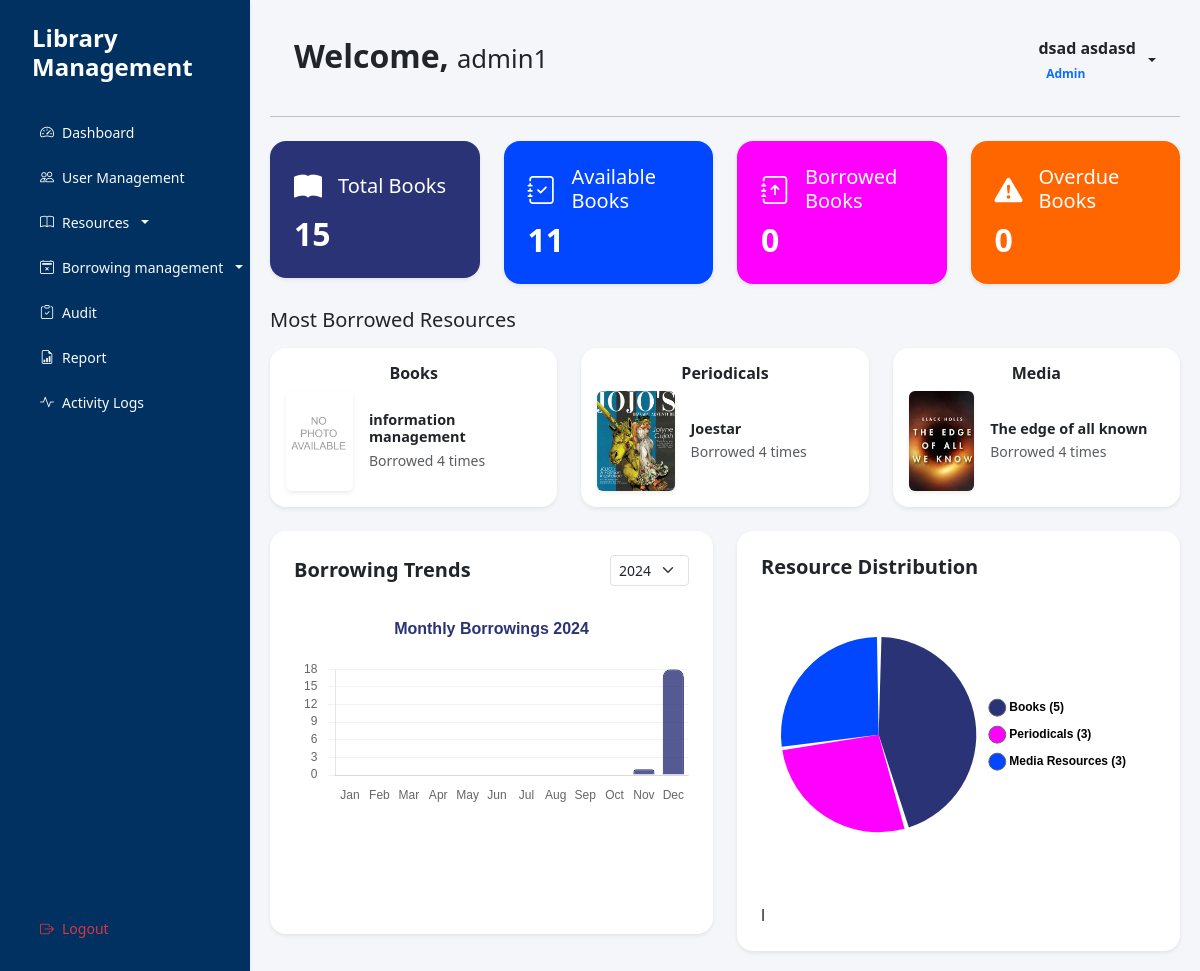
Page /interface/dashboard.php (signed in) on the earlier database version.
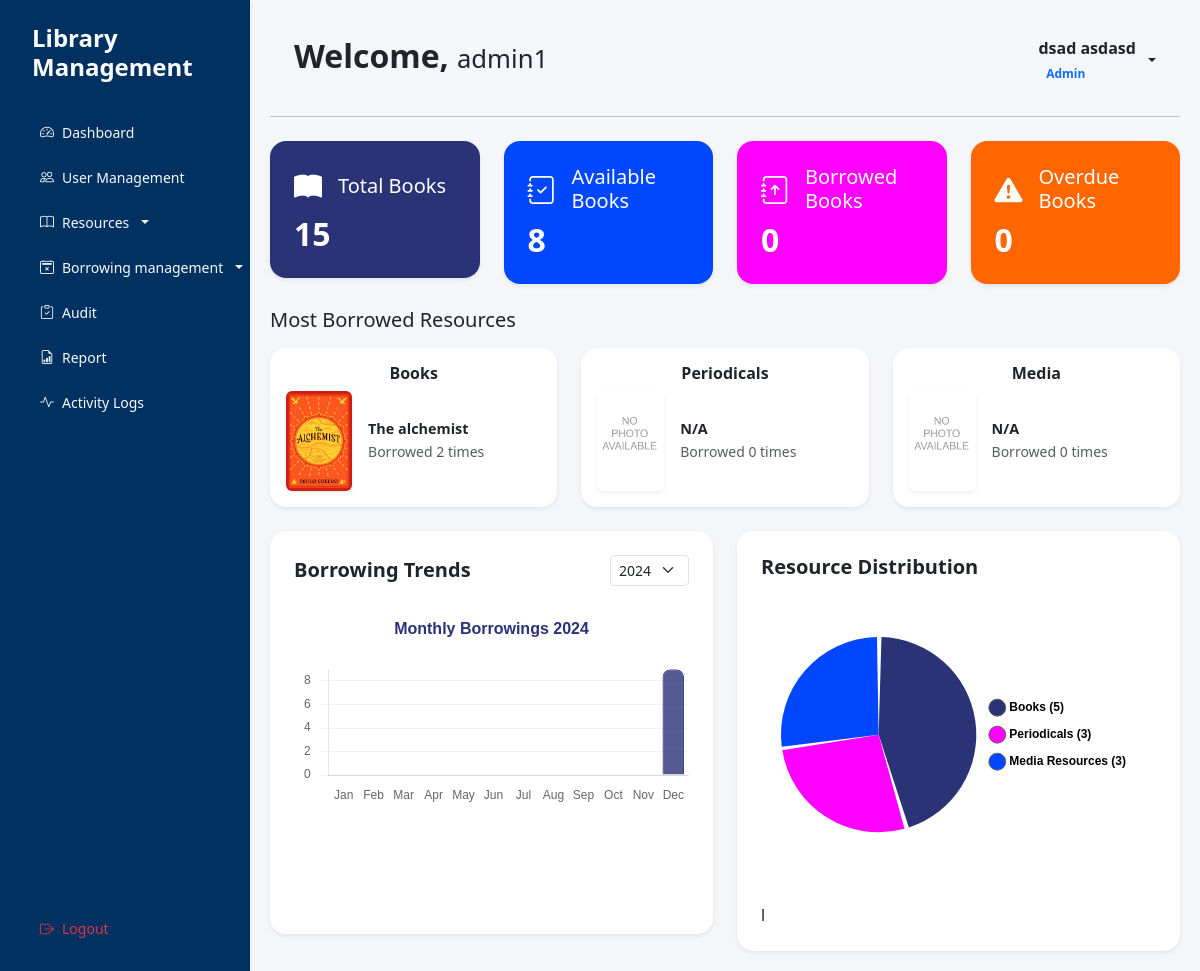
Same page on the later database version.
### tables this page shows
CREATE TABLE `library_resources` (
  `resource_id` int(11) NOT NULL,
  `title` varchar(255) NOT NULL,
  `accession_number` varchar(20) NOT NULL,
  `category` enum('book','periodical','media') NOT NULL,
  `status` enum('available','borrowed','maintenance') DEFAULT 'available',
  `created_at` timestamp NOT NULL DEFAULT current_timestamp(),
  `updated_at` timestamp NOT NULL DEFAULT current_timestamp() ON UPDATE current_timestamp(),
  `cover_image` varchar(255) DEFAULT NULL
);

### includes/most_borrowed_resources.php (the view, shortened to what the changed rows need)
<?php if ($_SESSION['role'] === 'admin' || $_SESSION['role'] === 'staff'): ?>
<div class="row mt-4">
    <div class="col-12">
        <div class="d-flex justify-content-between align-items-center mb-3">
            <h5 class="mb-0">Most Borrowed Resources</h5>
        </div>
        <div class="row">
            <div class="col-md-4">
                <div class="card shadow-sm border-0 rounded-4">
                    <div class="card-body p-3">
                        <h6 class="text-center mb-2 fw-bold">Books</h6>
                        <div class="d-flex align-items-center">
                            <div class="me-3">
                                <?php if ($popularResources['books']['cover_image']): ?>
                                    <img src="../<?php echo htmlspecialchars($popularResources['books']['cover_image']); ?>"
                                         class="rounded shadow-sm resource-image"
                                         data-resource-id="<?php echo htmlspecialchars($popularResources['books']['resource_id']); ?>"
                                         data-resource-type="book"
                                         alt="Book Cover"
                                         style="height: 100px; width: auto; object-fit: cover;"
                                         onerror="this.onerror=null; this.src='assets/images/default1.png';">
                                <?php else: ?>
                                    <img src="assets/images/default1.png"
                                         class="rounded shadow-sm"
                                         alt="Default Book Cover"
                                         style="height: 100px; width: auto; object-fit: cover;">
                                <?php endif; ?>
                            </div>
                            <div>
                                <h6 class="fw-bold mb-1" style="font-size: 0.9rem;"><?php echo htmlspecialchars($popularResources['books']['title']); ?></h6>
                                <p class="text-muted small mb-0">Borrowed <?php echo $popularResources['books']['count']; ?> times</p>
                            </div>
                        </div>
                    </div>
                </div>
            </div>
            <div class="col-md-4">
                <div class="card shadow-sm border-0 rounded-4">
                    <div class="card-body p-3">
                        <h6 class="text-center mb-2 fw-bold">Periodicals</h6>
                        <div class="d-flex align-items-center">
                            <div class="me-3">
                                <?php if ($popularResources['periodicals']['cover_image']): ?>
                                    <img src="../<?php echo htmlspecialchars($popularResources['periodicals']['cover_image']); ?>"
                                         class="rounded shadow-sm resource-image"
                                         data-resource-id="<?php echo htmlspecialchars($popularResources['periodicals']['resource_id']); ?>"
                                         data-resource-type="periodical"
                                         alt="Periodical Cover"
                                         style="height: 100px; width: auto; object-fit: cover;"
                                         onerror="this.onerror=null; this.src='assets/images/default1.png';">
                                <?php else: ?>
                                    <img src="assets/images/default1.png"
                                         class="rounded shadow-sm"
                                         alt="Default Periodical Cover"
                                         style="height: 100px; width: auto; object-fit: cover;">
                                <?php endif; ?>
                            </div>
                            <div>
                                <h6 class="fw-bold mb-1" style="font-size: 0.9rem;"><?php echo htmlspecialchars($popularResources['periodicals']['title']); ?></h6>
                                <p class="text-muted small mb-0">Borrowed <?php echo $popularResources['periodicals']['count']; ?> times</p>
                            </div>
                        </div>
                    </div>
                </div>
            </div>
            <div class="col-md-4">
                <div class="card shadow-sm border-0 rounded-4">
                    <div class="card-body p-3">
                        <h6 class="text-center mb-2 fw-bold">Media</h6>
                        <div class="d-flex align-items-center">
                            <div class="me-3">
                                <?php if ($popularResources['media']['cover_image']): ?>
                                    <img src="../<?php echo htmlspecialchars($popularResources['media']['cover_image']); ?>"
                                         class="rounded shadow-sm resource-image"
                                         data-resource-id="<?php echo htmlspecialchars($popularResources['media']['resource_id']); ?>"
                                         data-resource-type="media"
                                         alt="Media Cover"
                                         style="height: 100px; width: auto; object-fit: cover;"
                                         onerror="this.onerror=null; this.src='assets/images/default1.png';">
                                <?php else: ?>
                                    <img src="assets/images/default1.png"
                                         class="rounded shadow-sm"
                                         alt="Default Media Cover"
                                         style="height: 100px; width: auto; object-fit: cover;">
                                <?php endif; ?>
                            </div>
                            <div>
                                <h6 class="fw-bold mb-1" style="font-size: 0.9rem;"><?php echo htmlspecialchars($popularResources['media']['title']); ?></h6>
                                <p class="text-muted small mb-0">Borrowed <?php echo $popularResources['media']['count']; ?> times</p>
                            </div>
                        </div>
                    </div>
                </div>
            </div>
        </div>
    </div>
</div>
<?php endif; ?>

### interface/dashboard.php (shortened to what the changed rows need)
<?php
require_once '../config/Database.php';
require_once '../controller/ResourceController.php';
require_once '../controller/BookController.php';
require_once '../controller/MediaResourceController.php';
require_once '../controller/PeriodicalController.php';
$resourceController = new ResourceController();
$bookStats = $resourceController->getBookStatistics();
$monthlyBorrowings = $resourceController->getMonthlyBorrowings(date('Y'));
$popularResources = $resourceController->getMostBorrowedResources();
?>
<!DOCTYPE html>
<html lang="en">
<head>
    <link href="https://cdnjs.cloudflare.com/ajax/libs/bootstrap/5.3.0/css/bootstrap.min.css" rel="stylesheet">
    <link href="https://cdnjs.cloudflare.com/ajax/libs/bootstrap-icons/1.7.2/font/bootstrap-icons.min.css" rel="stylesheet">
    <link href="assets/css/style.css" rel="stylesheet">
</head>
<body>
    <div class="d-flex">
        <div class="main-content flex-grow-1">
            <div class="d-flex justify-content-between align-items-center py-3 px-4">
            <h2 class="fw-bold">Welcome, <small class="fw-normal" style="font-size: 0.8em;"><?php echo htmlspecialchars($_SESSION['username']); ?></small></h2>
            </div>
            <div class="row mt-4">
                <div class="col-md-3">
                    <div class="card shadow-sm border-0 rounded-4 overflow-hidden">
                        <div class="card-body position-relative p-4" style="background-color: #2B3377;">
                            <h2 class="text-white mb-0 fw-bold"><?php echo $bookStats['total_books']; ?></h2>
                        </div>
                    </div>
                </div>
                <div class="col-md-3">
                    <div class="card shadow-sm border-0 rounded-4 overflow-hidden">
                        <div class="card-body position-relative p-4" style="background-color: #0047FF;">
                            <div class="d-flex align-items-center mb-2">
                                <i class="bi bi-journal-check text-white fs-3 me-3"></i>
                                <h5 class="card-title text-white mb-0">Available Books</h5>
                            </div>
                            <h2 class="text-white mb-0 fw-bold"><?php echo $bookStats['available_books']; ?></h2>
                        </div>
                    </div>
                </div>
                <?php if ($_SESSION['role'] === 'admin' || $_SESSION['role'] === 'staff'): ?>
                <div class="col-md-3">
                    <div class="card shadow-sm border-0 rounded-4 overflow-hidden">
                        <div class="card-body position-relative p-4" style="background-color: #FF00FF;">
                            <h2 class="text-white mb-0 fw-bold"><?php echo $bookStats['borrowed_books']; ?></h2>
                        </div>
                    </div>
                </div>
                <?php endif; ?>
                <?php if ($_SESSION['role'] === 'admin' || $_SESSION['role'] === 'staff'): ?>
                <div class="col-md-3">
                    <div class="card shadow-sm border-0 rounded-4 overflow-hidden">
                        <div class="card-body position-relative p-4" style="background-color: #FF6600;">
                            <h2 class="text-white mb-0 fw-bold"><?php echo $bookStats['overdue_books']; ?></h2>
                        </div>
                    </div>
                </div>
                <?php endif; ?>
            </div>
            <?php include '../includes/most_borrowed_resources.php'; ?>
            <?php if ($_SESSION['role'] === 'admin' || $_SESSION['role'] === 'staff'): ?>
            <div class="row mt-4">
                <div class="col-md-6">
                    <div class="card shadow-sm border-0 rounded-4">
                        <div class="card-body p-4">
                            <div class="d-flex justify-content-between align-items-center mb-4">
                                <h5 class="card-title mb-0 fw-bold">Borrowing Trends</h5>
                                <select id="yearSelector" class="form-select form-select-sm" style="width: auto;">
                                    <?php
                                    $currentYear = date('Y');
                                    for($year = $currentYear; $year >= $currentYear - 4; $year--) {
                                        echo "<option value='$year'>$year</option>";
                                    }
                                    ?>
                                </select>
                            </div>
                            <div class="chart-container" style="position: relative; height: 300px;">
                                <canvas id="monthlyBorrowingsChart"></canvas>
                            </div>
                        </div>
                    </div>
                </div>
                <div class="col-md-6">
                    <div class="card shadow-sm border-0 rounded-4">
                        <div class="card-body p-4">
                            <h5 class="card-title mb-4 fw-bold">Resource Distribution</h5>
                            <div class="chart-container" style="position: relative; height: 300px;">
                                <canvas id="resourceDistributionChart"></canvas>
                            </div>l
                        </div>
                    </div>
                </div>
            </div>
            <?php endif; ?>
        </div>
    </div>
    <script>
        // Initialize chart data that PHP provides
        const initialResourceData = {
            books: <?php echo $resourceController->getTotalBooks(); ?>,
            mediaResources: <?php echo $resourceController->getTotalMediaResources(); ?>,
            periodicals: <?php echo $resourceController->getTotalPeriodicals(); ?>
        };
        const initialMonthlyData = [<?php echo implode(',', $monthlyBorrowings); ?>];
    </script>
</body>
</html>

Differences in the rows shown:
no longer on this page (row edited): library_resources: title "information management"
no longer on this page (row edited): library_resources: cover_image (picture), title "Joestar"
no longer on this page (row edited): library_resources: cover_image (picture), title "The edge of all known"
now on this page (row edited): library_resources: cover_image (picture), title "The alchemist"
Other differences:
$bookStats['available_books']: "11" → "8"
$popularResources['books']['count']: "4" → "2"
$popularResources['periodicals']['title']: (not shown) → "N/A"
$popularResources['periodicals']['count']: "4" → "0"
$popularResources['media']['title']: (not shown) → "N/A"
$popularResources['media']['count']: "4" → "0"
chart data {{ implode(',', $monthlyBorrowings) }}: 0,0,0,0,0,0,0,0,0,0,1,18 → 0,0,0,0,0,0,0,0,0,0,0,9
